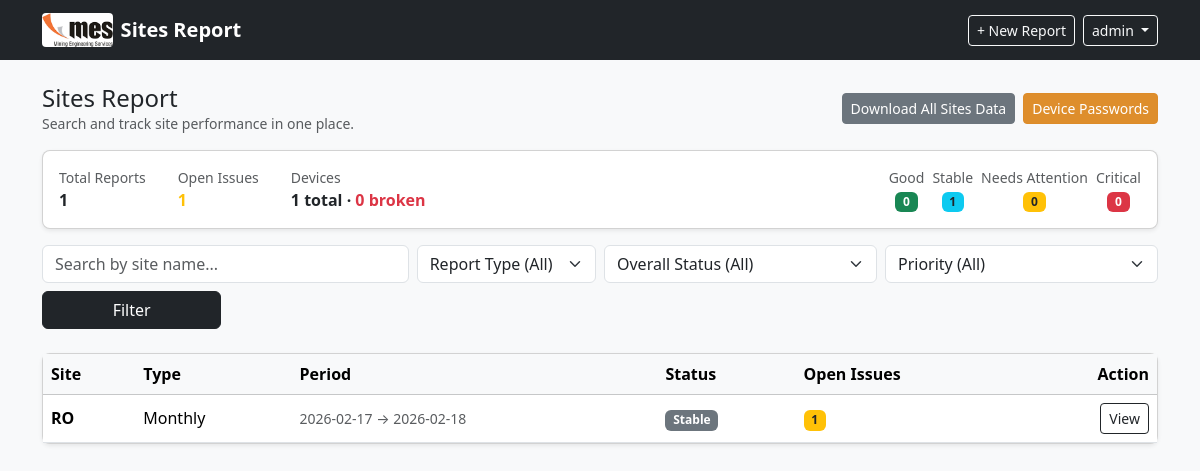
Page / (signed in) on the committed database.
### tables this page shows
CREATE TABLE users (
        id INTEGER PRIMARY KEY AUTOINCREMENT,
        username TEXT UNIQUE NOT NULL,
        password TEXT NOT NULL,
        created_at TEXT NOT NULL
    );

CREATE TABLE reports (
        id INTEGER PRIMARY KEY AUTOINCREMENT,
        site_name TEXT NOT NULL,
        location TEXT,
        report_type TEXT NOT NULL,
        period_start TEXT,
        period_end TEXT,
        prepared_by TEXT,
        department TEXT,
        date_submitted TEXT,
        prepared_by_title TEXT,
        office_manager TEXT,
        director_it TEXT,
        site_manager_hr TEXT,
        internet_service_provider TEXT,
        internet_ip TEXT,
        kit_number TEXT,
        recharge_contact TEXT,
        wifi_password TEXT,
        router_password TEXT,
        internet_note TEXT,

        executive_summary TEXT,
        overall_status TEXT,

        network_status TEXT,
        power_status TEXT,
        hardware_status TEXT,
        biomedical_status TEXT,
        cameras_live INTEGER DEFAULT 0,
        cameras_down INTEGER DEFAULT 0,
        biometrics_live INTEGER DEFAULT 0,
        biometrics_down INTEGER DEFAULT 0,
        software_status TEXT,
        security_status TEXT,

        recommendations TEXT,
        risks_constraints TEXT,
        conclusion TEXT,

        created_at TEXT NOT NULL
    );

### app.py (the view, shortened to what this page needs)
@app.route("/")
@login_required
def index():
    site = request.args.get("site", "").strip()
    status = request.args.get("status", "").strip()
    priority = request.args.get("priority", "").strip()
    report_type = request.args.get("report_type", "").strip()
    conn = get_db()
    cur = conn.cursor()
    query = """
        SELECT r.*,
        (SELECT COUNT(*) FROM issues i WHERE i.report_id = r.id AND i.status != 'Resolved') AS open_issues
        FROM reports r
        WHERE 1=1
    """
    params = []
    if site:
        query += " AND r.site_name LIKE ?"
        params.append(f"%{site}%")
    if status:
        query += " AND r.overall_status = ?"
        params.append(status)
    if report_type:
        query += " AND r.report_type = ?"
        params.append(report_type)
    query += " ORDER BY r.created_at DESC"
    reports = cur.execute(query, params).fetchall()
    conn.close()
    total_reports = len(reports)
    total_open_issues = sum([r["open_issues"] or 0 for r in reports])
    status_counts = {"Good": 0, "Stable": 0, "Needs Attention": 0, "Critical": 0}
    for r in reports:
        s = r["overall_status"] or ""
        if s in status_counts:
            status_counts[s] += 1
    device_total = 0
    device_broken = 0
    report_ids = [r["id"] for r in reports]
    if report_ids:
        conn = get_db()
        cur = conn.cursor()
        q = f"SELECT COUNT(*) AS c FROM devices WHERE report_id IN ({','.join('?'*len(report_ids))})"
        device_total = cur.execute(q, report_ids).fetchone()["c"]
        q2 = f"SELECT COUNT(*) AS c FROM devices WHERE report_id IN ({','.join('?'*len(report_ids))}) AND status = ?"
        device_broken = cur.execute(q2, report_ids + ["Broken"]).fetchone()["c"]
        conn.close()
    return render_template(
        "index.html",
        reports=reports,
        site=site,
        status=status,
        report_type=report_type,
        priority=priority,
        total_reports=total_reports,
        total_open_issues=total_open_issues,
        status_counts=status_counts,
        device_total=device_total,
        device_broken=device_broken,
    )

### app.py (called while the page is built)
def get_db():
    os.makedirs(app.instance_path, exist_ok=True)
    conn = sqlite3.connect(DB_PATH)
    conn.row_factory = sqlite3.Row
    return conn

@app.before_request
def startup():
    init_db()

def login_required(f):
    @wraps(f)
    def decorated_function(*args, **kwargs):
        if 'user_id' not in session:
            flash("Please log in first.", "warning")
            return redirect(url_for('login'))
        return f(*args, **kwargs)
    return decorated_function

### templates/index.html (shortened to what this page needs)
{% extends "base.html" %}
{% block content %}
<div class="d-flex justify-content-between align-items-center mb-3">
  <div>
    <h4 class="mb-0">Sites Report</h4>
    <div class="text-muted small">Search and track site performance in one place.</div>
  </div>
  <div class="d-flex gap-2">
    <a class="btn btn-sm btn-secondary btn-gray" href="{{ url_for('download_all_csv') }}">Download All Sites Data</a>
    {% if session.username == 'admin' %}
    <a class="btn btn-sm btn-warning btn-orange" href="{{ url_for('device_passwords') }}">Device Passwords</a>
    {% endif %}
  </div>
</div>
<div class="row mb-3">
  <div class="col-md-12">
    <div class="card shadow-sm">
      <div class="card-body d-flex flex-wrap gap-3 align-items-center">
        <div class="me-3">
          <div class="small text-muted">Total Reports</div>
          <div class="fw-bold">{{ total_reports or 0 }}</div>
        </div>
        <div class="me-3">
          <div class="small text-muted">Open Issues</div>
          <div class="fw-bold text-warning">{{ total_open_issues or 0 }}</div>
        </div>
        <div class="me-3">
          <div class="small text-muted">Devices</div>
          <div class="fw-bold">{{ device_total or 0 }} total · <span class="text-danger">{{ device_broken or 0 }} broken</span></div>
        </div>
        <div class="ms-auto d-flex gap-2">
          <div class="text-center">
            <div class="small text-muted">Good</div>
            <div class="badge bg-success">{{ status_counts['Good'] }}</div>
          </div>
          <div class="text-center">
            <div class="small text-muted">Stable</div>
            <div class="badge bg-info text-dark">{{ status_counts['Stable'] }}</div>
          </div>
          <div class="text-center">
            <div class="small text-muted">Needs Attention</div>
            <div class="badge bg-warning text-dark">{{ status_counts['Needs Attention'] }}</div>
          </div>
          <div class="text-center">
            <div class="small text-muted">Critical</div>
            <div class="badge bg-danger">{{ status_counts['Critical'] }}</div>
          </div>
        </div>
      </div>
    </div>
  </div>
</div>
<form class="row g-2 mb-4" method="GET">
  <div class="col-md-4">
    <input class="form-control" name="site" placeholder="Search by site name..." value="{{ site }}">
  </div>
  <div class="col-md-2">
    <select class="form-select" name="report_type">
      <option value="">Report Type (All)</option>
    </select>
  </div>
  <div class="col-md-3">
    <select class="form-select" name="status">
      <option value="">Overall Status (All)</option>
    </select>
  </div>
  <div class="col-md-3">
    <select class="form-select" name="priority">
      <option value="">Priority (All)</option>
    </select>
  </div>
  <div class="col-md-2 d-grid">
    <button class="btn btn-dark">Filter</button>
  </div>
</form>
<div class="card shadow-sm">
  <div class="card-body p-0">
    <div class="table-responsive">
      <table class="table table-hover mb-0 align-middle">
        <thead class="table-light">
          <tr>
            <th>Site</th>
            <th>Type</th>
            <th>Period</th>
            <th>Status</th>
            <th>Open Issues</th>
            <th class="text-end">Action</th>
          </tr>
        </thead>
        <tbody>
          {% for r in reports %}
          <tr>
            <td class="fw-semibold">{{ r.site_name }}</td>
            <td>{{ r.report_type }}</td>
            <td class="small text-muted">
              {{ r.period_start or "-" }} → {{ r.period_end or "-" }}
            </td>
            <td>
              <span class="badge bg-secondary">{{ r.overall_status }}</span>
            </td>
            <td>
              <span class="badge bg-warning text-dark">{{ r.open_issues }}</span>
            </td>
            <td class="text-end">
              <a class="btn btn-sm btn-outline-dark" href="{{ url_for('report_detail', report_id=r.id) }}">
                View
              </a>
            </td>
          </tr>
          {% else %}
          <tr>
            <td colspan="6" class="text-center text-muted py-4">
              No reports found.
            </td>
          </tr>
          {% endfor %}
        </tbody>
      </table>
    </div>
  </div>
</div>
{% endblock %}

### templates/base.html (shortened to what this page needs)
<!DOCTYPE html>
<html lang="en">
<head>
  <link href="https://cdn.jsdelivr.net/npm/bootstrap@5.3.2/dist/css/bootstrap.min.css" rel="stylesheet">
  <link rel="stylesheet" href="{{ url_for('static', filename='style.css') }}">
</head>
<body>
<nav class="navbar navbar-expand-lg navbar-dark bg-dark">
  <div class="container">
    <a class="navbar-brand fw-bold d-flex align-items-center" href="{{ url_for('index') }}">
      <img src="{{ url_for('static', filename='logo.png') }}" height="34" alt="Logo" class="me-2" />
      <span>Sites Report</span>
    </a>
    <div class="collapse navbar-collapse" id="navbarNav">
      <div class="ms-auto d-flex gap-2 align-items-center">
        <a class="btn btn-outline-light btn-sm" href="{{ url_for('new_report') }}">
          + New Report
        </a>
        {% if session.get('username') %}
          <div class="dropdown">
            <button class="btn btn-outline-light btn-sm dropdown-toggle" type="button" id="dropdownUser" data-bs-toggle="dropdown" aria-expanded="false">
              {{ session['username'] }}
            </button>
          </div>
        {% endif %}
      </div>
    </div>
  </div>
</nav>
<div class="container my-4">
  {% block content %}{% endblock %}
</div>
</body>
</html>

### static/style.css (style rules this page uses)
body { background: #f8f9fa; }
.card { border-radius: 8px; }
.navbar-brand img { border-radius: 4px; }

### templates/index.html (style rules this page uses)
.btn-orange { background-color: #de8e2c !important; border-color: #dd8c29 !important; color: white !important; }

### rows in the picture
users: username "admin"
reports: site_name "RO", report_type "Monthly", period_start "2026-02-17", period_end "2026-02-18", overall_status "Stable", open_issues "1"

### other values in the picture
{{ total_reports or 0 }} "1"
{{ total_open_issues or 0 }} "1"
{{ device_total or 0 }} "1"
{{ device_broken or 0 }} "0"
{{ status_counts['Good'] }} "0"
{{ status_counts['Stable'] }} "1"
{{ status_counts['Needs Attention'] }} "0"
{{ status_counts['Critical'] }} "0"
